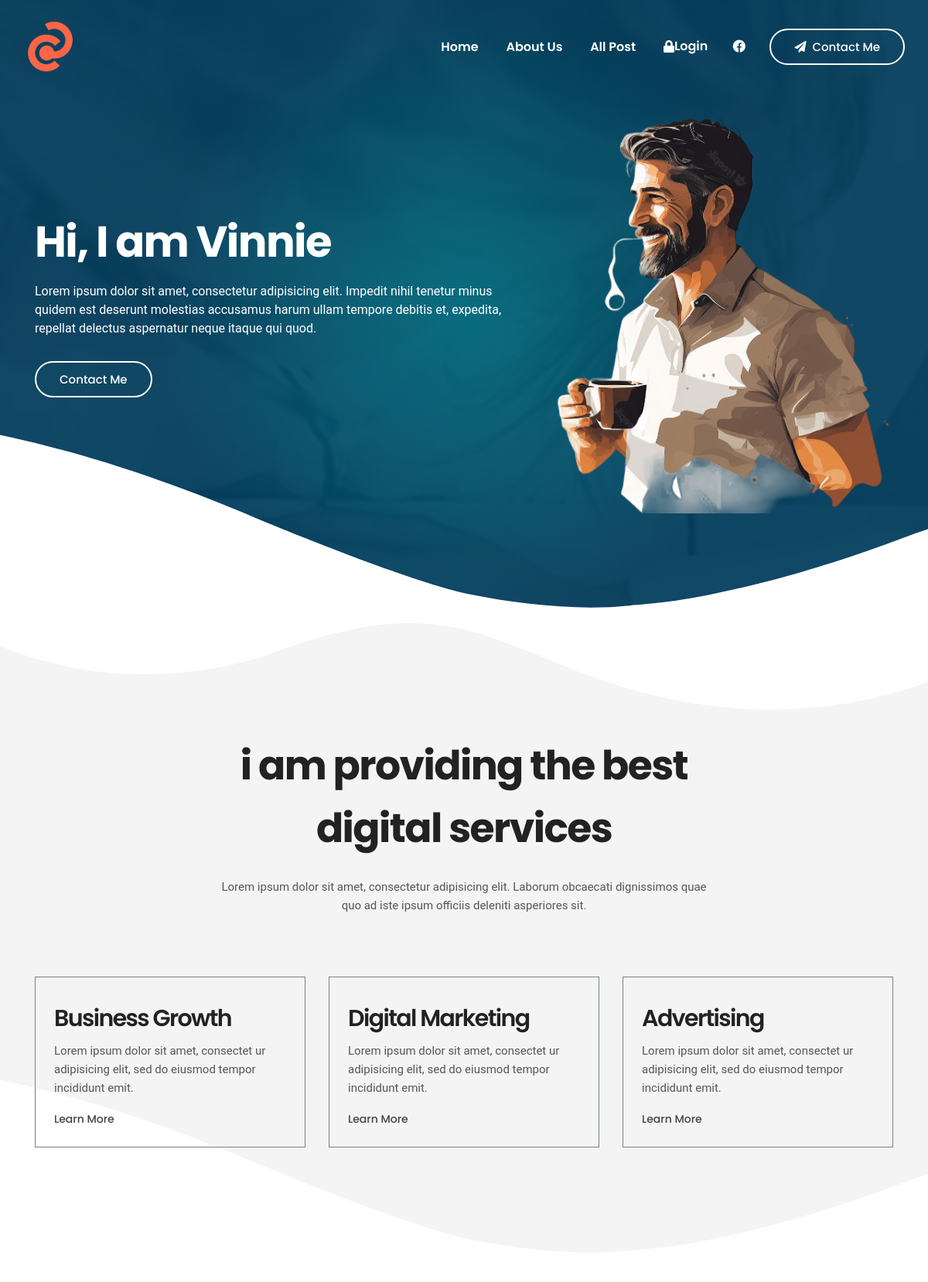
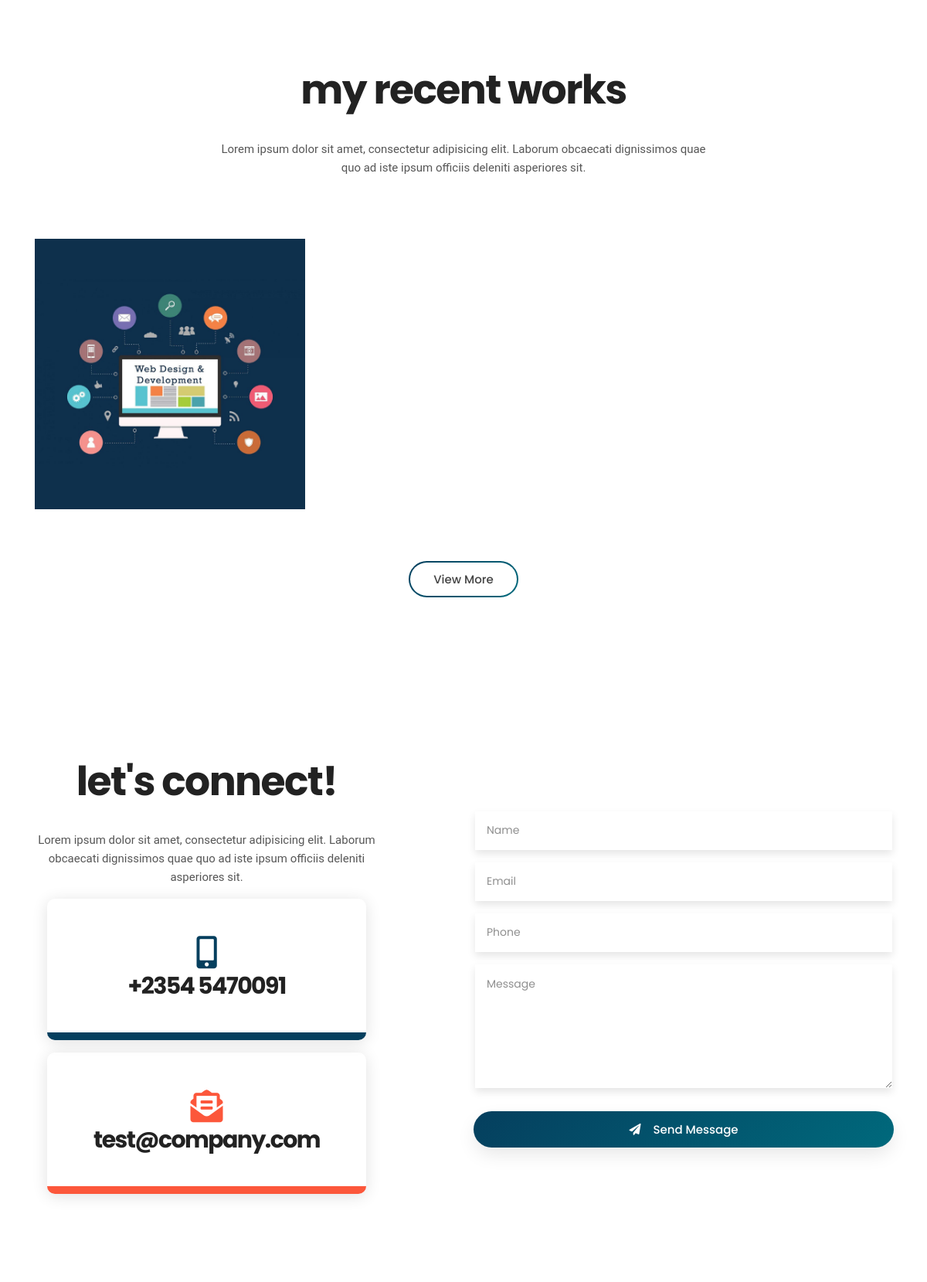
The page / (upper part) on the database its author committed (2 pictures, top to bottom).
### tables this page shows
CREATE TABLE `logo` (
  `id` int(11) NOT NULL,
  `xfile` varchar(1000) NOT NULL,
  `ufile` varchar(1000) NOT NULL,
  `updated_at` timestamp NOT NULL DEFAULT current_timestamp() ON UPDATE current_timestamp()
);

CREATE TABLE `social` (
  `id` int(11) NOT NULL,
  `name` varchar(150) NOT NULL,
  `fa` varchar(150) NOT NULL,
  `social_link` varchar(500) NOT NULL
);

CREATE TABLE `static` (
  `id` int(11) NOT NULL,
  `stitle` varchar(150) NOT NULL,
  `stext` varchar(500) NOT NULL,
  `updated_at` timestamp NOT NULL DEFAULT current_timestamp() ON UPDATE current_timestamp()
);

CREATE TABLE `section_title` (
  `id` int(11) NOT NULL,
  `about_title` varchar(500) NOT NULL,
  `about_text` varchar(1000) NOT NULL,
  `why_title` varchar(500) NOT NULL,
  `why_text` varchar(1000) NOT NULL,
  `service_title` varchar(500) NOT NULL,
  `service_text` varchar(1000) NOT NULL,
  `port_title` varchar(500) NOT NULL,
  `port_text` varchar(1000) NOT NULL,
  `test_title` varchar(500) NOT NULL,
  `test_text` varchar(1000) NOT NULL,
  `contact_title` varchar(500) NOT NULL,
  `contact_text` varchar(1000) NOT NULL,
  `enquiry_title` varchar(500) NOT NULL,
  `enquiry_text` varchar(1000) NOT NULL
);

CREATE TABLE `service` (
  `id` int(11) NOT NULL,
  `service_title` varchar(500) NOT NULL,
  `service_desc` varchar(1000) NOT NULL,
  `service_detail` varchar(2000) NOT NULL,
  `ufile` varchar(1000) NOT NULL,
  `upadated_at` timestamp NOT NULL DEFAULT current_timestamp() ON UPDATE current_timestamp()
);

CREATE TABLE `portfolio` (
  `id` int(11) NOT NULL,
  `port_title` varchar(500) NOT NULL,
  `port_desc` varchar(1000) NOT NULL,
  `port_detail` varchar(2000) NOT NULL,
  `ufile` varchar(1000) NOT NULL,
  `updated_at` timestamp NOT NULL DEFAULT current_timestamp() ON UPDATE current_timestamp()
);

CREATE TABLE `sitecontact` (
  `id` int(11) NOT NULL,
  `phone1` varchar(150) NOT NULL,
  `phone2` varchar(150) NOT NULL,
  `email1` varchar(100) NOT NULL,
  `email2` varchar(100) NOT NULL,
  `longitude` varchar(100) NOT NULL,
  `latitude` varchar(150) NOT NULL,
  `updated_at` timestamp NOT NULL DEFAULT current_timestamp() ON UPDATE current_timestamp()
);

### index.php (the view, shortened to what this page needs)
<?php include "header.php"; ?>
        <section id="home" class="section welcome-area bg-overlay overflow-hidden d-flex align-items-center">
            <div class="container">
                <div class="row align-items-center">
                    <div class="col-12 col-md-7">
                    <?php
    $rr=mysqli_query($con,"SELECT * FROM static");
$r = mysqli_fetch_row($rr);
$stitle = $r[1];
$stext=$r[2];
?>
                        <div class="welcome-intro">
                            <h1 class="text-white"><?php print $stitle?></h1>
                            <p class="text-white my-4"><?php print $stext?></p>
                            <div class="button-group">
                                <a href="contact" class="btn btn-bordered-white d-none d-sm-inline-block">Contact Me</a>
                            </div>
                        </div>
                    </div>
                    <div class="col-12 col-md-5">
                        <div class="welcome-thumb-wrapper mt-5 mt-md-0">
                            <span class="welcome-thumb-1">
                                <img class="welcome-animation d-block ml-auto" src="assets/img/welcome/thumb_1.png" alt="">
                            </span>
                        </div>
                    </div>
                </div>
            </div>
            <div class="shape shape-bottom">
            </div>
        </section>
        <section id="service" class="section service-area bg-grey ptb_150">
            <div class="shape shape-top">
            </div>
            <div class="container">
                <div class="row justify-content-center">
                    <div class="col-12 col-md-10 col-lg-7">
                        <div class="section-heading text-center">
                            <h2><?php print $service_title?></h2>
                            <p class="d-none d-sm-block mt-4"><?php print $service_text?></p>
                        </div>
                    </div>
                </div>
                <div class="row">
                <?php
				   $qs="SELECT * FROM  service ORDER BY id DESC LIMIT 6";
 $r1 = mysqli_query($con,$qs);
while($rod = mysqli_fetch_array($r1))
{
	$id="$rod[id]";
	$serviceg="$rod[service_title]";
	$service_desc="$rod[service_desc]";
print "
<div class='col-12 col-md-6 col-lg-4'>
<div class='single-service p-4'  style='border: solid 1px #788282;'>
    <h3 class='my-3'>$serviceg</h3>
    <p>$service_desc</p>
    <a class='service-btn mt-3' href='servicedetail.php?id=$id'>Learn More</a>
</div>
</div>
";
}
?>
                   </div>
            </div>
            <div class="shape shape-bottom">
            </div>
        </section>
        <section id="portfolio" class="portfolio-area overflow-hidden ptb_100">
            <div class="container">
                <div class="row justify-content-center">
                    <div class="col-12 col-md-10 col-lg-7">
                        <div class="section-heading text-center">
                            <h2><?php print $port_title?></h2>
                            <p class="d-none d-sm-block mt-4"><?php print $port_text?></p>
                        </div>
                    </div>
                </div>
                <div class="row items portfolio-items">
                <?php
				   $q="SELECT * FROM  portfolio ORDER BY id DESC LIMIT 6";
 $r123 = mysqli_query($con,$q);
while($ro = mysqli_fetch_array($r123))
{
	$id="$ro[id]";
	$port_title="$ro[port_title]";
    $port_desc="$ro[port_desc]";
    $ufile="$ro[ufile]";
print "
<div class='col-12 col-sm-6 col-lg-4 portfolio-item' data-groups='['marketing','development']'>
<div class='single-case-studies'>
    <a href='portdetail.php?id=$id'>
        <img src='dashboard/uploads/portfolio/$ufile' alt=''>
    </a>
    <a href='portdetail.php?id=$id' class='case-studies-overlay'>
        <span class='overlay-text text-center p-3'>
            <h3 class='text-white mb-3'>$port_title</h3>
            <p class='text-white'>$port_desc.</p>
        </span>
    </a>
</div>
</div>
";
}
?>
                </div>
                <div class="row justify-content-center">
                    <a href="portfolio" class="btn btn-bordered mt-4">View More</a>
                </div>
            </div>
        </section>
        <section id="contact" class="contact-area ptb_100">
            <div class="container">
                <div class="row justify-content-between align-items-center">
                    <div class="col-12 col-lg-5">
                        <div class="section-heading text-center mb-3">
                            <h2><?php print $contact_title ?></h2>
                            <p class="d-none d-sm-block mt-4"><?php print $contact_text ?></p>
                        </div>
                        <div class="contact-us">
                            <ul>
                                <li class="contact-info color-1 bg-hover active hover-bottom text-center p-5 m-3">
                                    <span><i class="fas fa-mobile-alt fa-3x"></i></span>
                                    <a class="d-block my-2" href="tel:<?php print $phone1 ?>">
                                        <h3><?php print $phone1 ?></h3>
                                    </a>
                                </li>
                                <li class="contact-info color-3 bg-hover active hover-bottom text-center p-5 m-3">
                                    <span><i class="fas fa-envelope-open-text fa-3x"></i></span>
                                    <a class="d-none d-sm-block my-2" href="mailto:<?php print $email1 ?>">
                                        <h3><?php print $email1 ?></h3>
                                    </a>
                                </li>
                            </ul>
                        </div>
                    </div>
                    <div class="col-12 col-lg-6 pt-4 pt-lg-0">
                        <div class="contact-box text-center">
<form action="" method="post" enctype="multipart/form-data">
                                <div class="row">
                                    <div class="col-12">
                                        <div class="form-group">
                                            <input type="text" class="form-control" name="name" placeholder="Name" required="required">
                                        </div>
                                        <div class="form-group">
                                            <input type="email" class="form-control" name="email" placeholder="Email" required="required">
                                        </div>
                                        <div class="form-group">
                                            <input type="text" class="form-control" name="phone" placeholder="Phone" required="required">
                                        </div>
                                    </div>
                                    <div class="col-12">
                                        <div class="form-group">
                                            <textarea class="form-control" name="message" placeholder="Message" required="required"></textarea>
                                        </div>
                                    </div>
                                    <div class="col-12">
                                        <button type="submit" class="btn btn-bordered active btn-block mt-3" name="save"><span class="text-white pr-3"><i class="fas fa-paper-plane"></i></span>Send Message</button>
                                    </div>
                                </div>
                            </form>
                        </div>
                    </div>
                </div>
            </div>
        </section>
      <?php include "footer.php"; ?>

### header.php (shortened to what this page needs)
<?php include "z_db.php";?>
<!doctype html>
<html class="no-js" lang="en">
<?php
    $rrs=mysqli_query($con,"SELECT * FROM section_title Where id=1");
$rs = mysqli_fetch_array($rrs);
$contact_title="$rs[contact_title]";
$contact_text="$rs[contact_text]";
$port_title="$rs[port_title]";
$port_text="$rs[port_text]";
$service_title="$rs[service_title]";
$service_text="$rs[service_text]";
?>
<?php
    $rt=mysqli_query($con,"SELECT * FROM sitecontact where id=1");
    $tr = mysqli_fetch_array($rt);
    $phone1 = "$tr[phone1]";
    $email1 = "$tr[email1]";
?>
<head>
    <link rel="stylesheet" href="assets/css/style.css">
    <link rel="stylesheet" href="assets/css/responsive.css">
</head>
<body>
    <div class="main overflow-hidden">
        <header id="header">
            <nav data-aos="zoom-out" data-aos-delay="800" class="navbar navbar-expand">
                <div class="container header">
                    <?php
    $rt=mysqli_query($con,"SELECT ufile FROM logo where id=1");
    $tr = mysqli_fetch_array($rt);
    $ufile = "$tr[ufile]";
?>
                    <a class="navbar-brand" href="index.php">
                        <img class="navbar-brand-regular" src="dashboard/uploads/logo/<?php print $ufile?>" alt="brand-logo">
                    </a>
                    <ul class="navbar-nav items">
                        <li class="nav-item">
                            <a class="nav-link" href="home">Home </a>
                        </li>
                        <li class="nav-item">
                            <a href="about" class="nav-link">About Us</a>
                        </li>
                        <li class="nav-item">
                            <a href="post.php" class="nav-link">All Post</a>
                        </li>
                       <li class="nav-item">
                            <a href="dashboard/login" class="nav-link"><i class="fa fa-lock"></i> Login</a>
                        </li>
                    </ul>
                    <ul class="navbar-nav icons">
                    <?php
   $q="SELECT * FROM  social ORDER BY id DESC LIMIT 5";
 $r123 = mysqli_query($con,$q);
while($ro = mysqli_fetch_array($r123))
{
    $fa="$ro[fa]";
    $social_link="$ro[social_link]";
print "
<li class='nav-item social'>
<a href='$social_link' class='nav-link'><i class='fab $fa'></i></a>
</li>
";
}?>
                    </ul>
                    <ul class="navbar-nav action">
                        <li class="nav-item ml-3">
                            <a href="contact" class="btn ml-lg-auto btn-bordered-white"><i class="fas fa-paper-plane contact-icon mr-md-2"></i>Contact Me</a>
                        </li>
                    </ul>
                </div>
            </nav>
        </header>

### rows shown on the page
logo: ufile (picture)
static: stitle "Hi, I am Vinnie", stext "Lorem ipsum dolor sit amet, consectetur adipisicing elit. Impedit nihil tenetur minus quidem est deserunt molestias accusamus harum ullam tempore debitis et, expedita, repellat delectus aspernatur neque itaque qui quod."
section_title: service_title "i am providing the best digital services", service_text "Lorem ipsum dolor sit amet, consectetur adipisicing elit. Laborum obcaecati dignissimos quae quo ad iste ipsum officiis deleniti asperiores sit.", port_title "my recent works", port_text "Lorem ipsum dolor sit amet, consectetur adipisicing elit. Laborum obcaecati dignissimos quae quo ad iste ipsum officiis deleniti asperiores sit.", contact_title "let's connect!", contact_text "Lorem ipsum dolor sit amet, consectetur adipisicing elit. Laborum obcaecati dignissimos quae quo ad iste ipsum officiis deleniti asperiores sit."
service: service_title "Business Growth", service_desc "Lorem ipsum dolor sit amet, consectet ur adipisicing elit, sed do eiusmod tempor incididunt emit."
service: service_title "Digital Marketing", service_desc "Lorem ipsum dolor sit amet, consectet ur adipisicing elit, sed do eiusmod tempor incididunt emit."
service: service_title "Advertising", service_desc "Lorem ipsum dolor sit amet, consectet ur adipisicing elit, sed do eiusmod tempor incididunt emit."
portfolio: ufile (picture)
sitecontact: phone1 "+2354 5470091", email1 "test@company.com"
